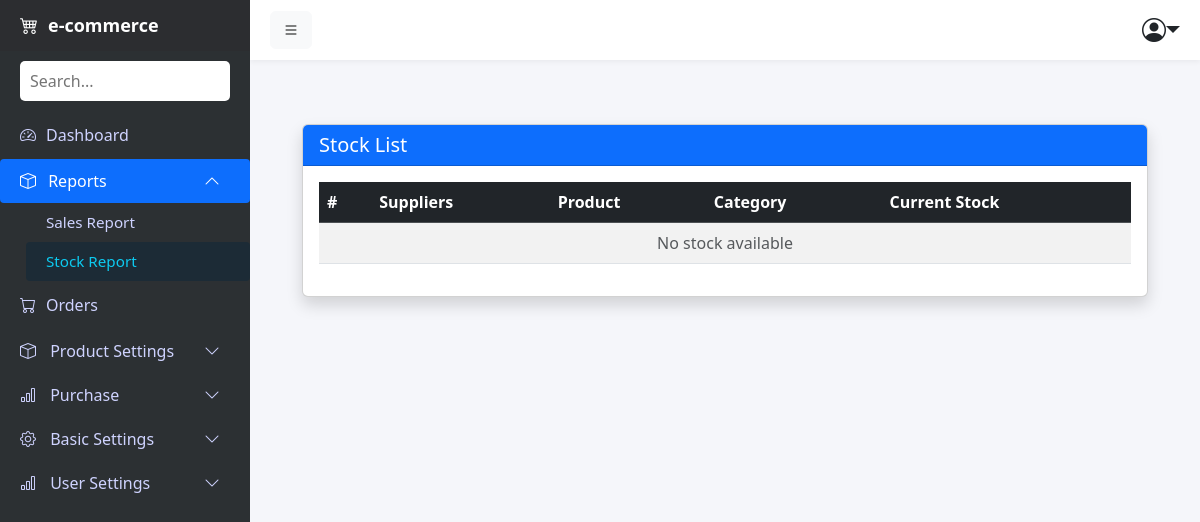
Page /stock/ on the earlier database version.
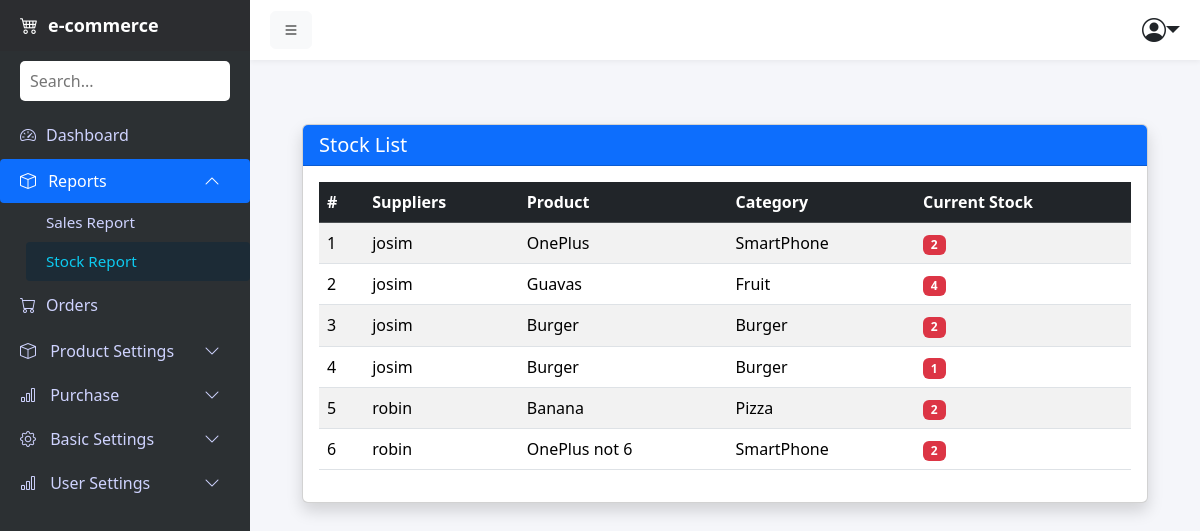
Same page on the later database version.
### products/models.py (models this page shows, shortened)
class Stock(models.Model):
    product = models.OneToOneField(Product, on_delete=models.CASCADE, related_name='stock')
    quantity = models.PositiveIntegerField(default=0)

class Supplier(models.Model):
    name = models.CharField(max_length=150)
    phone = models.CharField(max_length=20)
    address = models.TextField()

class Product(models.Model):
    name = models.CharField(max_length=50)
    category = models.ForeignKey(Category, on_delete=models.CASCADE, related_name='products')
    product_price = models.DecimalField(max_digits=10, decimal_places=2)
    purchase_price = models.DecimalField(max_digits=10, decimal_places=2)
    description = models.TextField(blank=True)
    image = models.ImageField(upload_to='products/', blank=True, null=True)
    created_at = models.DateTimeField(auto_now_add=True)

class Category(models.Model):
    name = models.CharField(max_length=50)
    description = models.TextField(blank=True)
    created_at = models.DateTimeField(auto_now_add=True)

### products/views.py (the view)
# urls.py: path('stock/', views.stock_list, name='stock_list'),
def stock_list(request):
    stocks = Stock.objects.select_related('product', 'product__category')
    stock_data = []
    for stock in stocks:
        supplier_info = (
            PurchaseItem.objects
            .filter(product=stock.product, purchase__status="Received")
            .values('purchase__supplier__name')
            .annotate(total_qty=Sum('quantity'))
        )
        stock_data.append({
            'stock': stock,
            'suppliers': supplier_info
        })
    context = {
        'stock_data': stock_data
    }
    return render(request, 'stock/stock_list.html', context)

### products/context_processors.py (called while the page is built)
def wishlist_count(request):
    if request.user.is_authenticated:
        count = Wishlist.objects.filter(user=request.user).count()
    else:
        if not request.session.session_key:
            request.session.create()
        count = Wishlist.objects.filter(
            session_key=request.session.session_key
        ).count()
    return {"wishlist_count": count}

### products/templates/stock/stock_list.html
{% extends 'base.html' %}
{% block content %}
<div class="container mt-4">
    <div class="card shadow">
        <div class="card-header bg-primary text-white">
            <h5 class="mb-0">Stock List</h5>
        </div>
        <div class="card-body">
            <table class="table table-striped">
                <thead class="table-dark">
                    <tr>
                        <th>#</th>
                        <th>Suppliers</th>
                        <th>Product</th>
                        <th>Category</th>
                        <th>Current Stock</th>
                    </tr>
                </thead>
                <tbody>
                    {% for item in stock_data %}
                    <tr>
                        <td>{{ forloop.counter }}</td>
                        <td>
                            {% for sup in item.suppliers %}
                                <div>
                                    {{ sup.purchase__supplier__name }}
                                </div>
                            {% empty %}
                                <span class="text-muted">No Supplier</span>
                            {% endfor %}
                        </td>
                        <td>{{ item.stock.product.name }}</td>
                        <td>{{ item.stock.product.category.name }}</td>
                        <td>
                            {% if item.stock.quantity <= 5 %}
                                <span class="badge bg-danger">
                                    {{ item.stock.quantity }}
                                </span>
                            {% else %}
                                {{ item.stock.quantity }}
                            {% endif %}
                        </td>
                    </tr>
                    {% empty %}
                    <tr>
                        <td colspan="6" class="text-center text-muted">
                            No stock available
                        </td>
                    </tr>
                    {% endfor %}
                </tbody>
            </table>
        </div>
    </div>
</div>
{% endblock %}

Differences in the rows shown:
added Stock: stock.product.name "OnePlus", stock.product.category.name "SmartPhone", stock.quantity "2"
now on this page (row unchanged): Supplier: purchase__supplier__name "josim"
added Stock: stock.product.name "Guavas", stock.product.category.name "Fruit", stock.quantity "4"
added Stock: stock.product.name "Burger", stock.product.category.name "Burger", stock.quantity "2"
added Stock: stock.product.name "Burger", stock.product.category.name "Burger", stock.quantity "1"
added Stock: stock.product.name "Banana", stock.product.category.name "Pizza", stock.quantity "2"
now on this page (row unchanged): Supplier: purchase__supplier__name "robin"
added Stock: stock.product.name "OnePlus not 6", stock.product.category.name "SmartPhone", stock.quantity "2"
Other differences:
text no longer shown: "No stock available"
